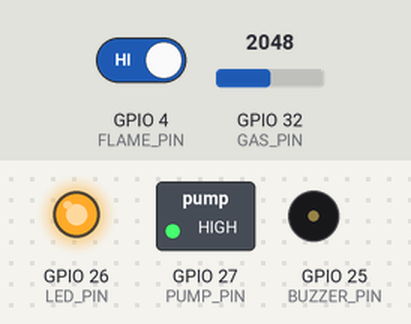
The sketch below on a simulated ESP32. Shown: switched loads named in the sketch (green lamp = pin HIGH), output pins drawn as LEDs (lit = HIGH), buzzer (waves = sounding, pin HIGH). Inputs (shaded band) come from the test bench; at power-on: GPIO 32 (GAS_PIN) = 2048, GPIO 4 (FLAME_PIN) HIGH. WiFi joins after 1.5 s; servers stay silent unless stated; EEPROM starts erased; what the sketch prints to the serial monitor is not drawn.

Above: at 5.9 s.
6.0 s: GPIO 32 (GAS_PIN) set to 2620
8.7 s: GPIO 32 (GAS_PIN) set to 2678
At 11.0 s:
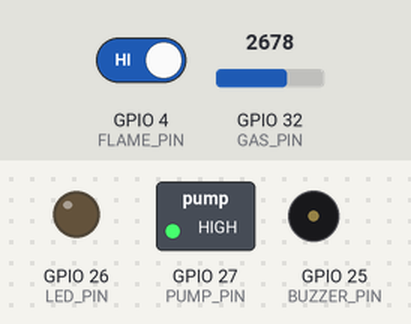
11.7 s: GPIO 4 (FLAME_PIN) driven LOW
At 12.8 s:
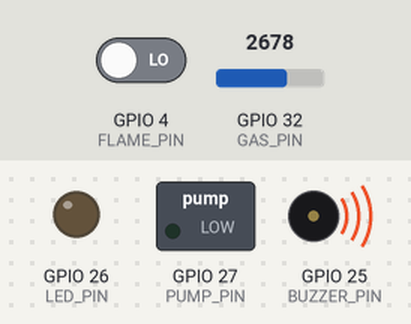
13.5 s: GPIO 4 (FLAME_PIN) driven HIGH
At 13.79 s:
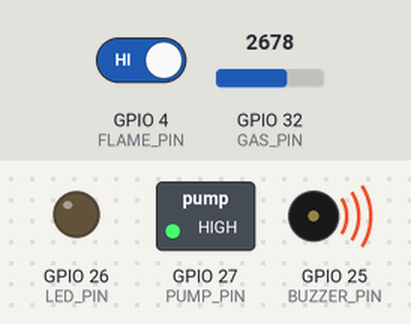
16.5 s: GPIO 32 (GAS_PIN) set to 2047
At 16.9 s:
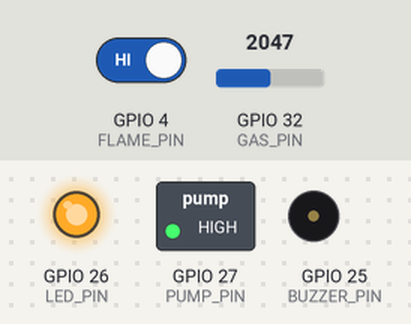
Timing chart, 0 to 19.0 s (numbered marks = the images above; inputs shaded):
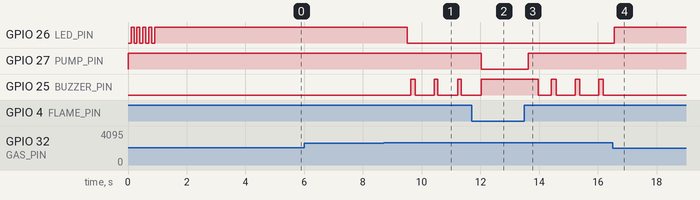

Measured:
- the behaviour switches between 2647 and 2648 on GPIO 32 (GAS_PIN) (found by bisection; images 0 and 1)
- after the input at 6.0 s, every drawn part: stays the same
- after the input at 8.7 s, GPIO 26 (LED_PIN): HIGH → LOW after 0.80 s; GPIO 25 (BUZZER_PIN): alternates HIGH for 0.12 s and LOW for 0.66 s, starting after 0.93 s
- after the input at 11.7 s, GPIO 27 (PUMP_PIN): HIGH → LOW after 0.34 s; GPIO 25 (BUZZER_PIN): goes on until 12.0 s, then stays HIGH
- after the input at 13.5 s, GPIO 27 (PUMP_PIN): LOW → HIGH after 0.13 s; GPIO 25 (BUZZER_PIN): HIGH → LOW after 0.47 s, then repeats every 0.81 s: HIGH 0.16 s, LOW 0.65 s
- after the input at 16.5 s, GPIO 26 (LED_PIN): LOW → HIGH after 0.05 s; GPIO 25 (BUZZER_PIN): stops changing and stays LOW

The sketch:

esp32_firmware.ino
```cpp
/*********************************************************
 Fireguard AI / Suraksha Kavach
 ESP32 Firmware v4.2 – LOGGING EDITION

 Features:
 - Real-time Dashboard Sync (liveData)
 - Historical Event Logging (logs collection)
 - EEPROM Calibration Saving
 - Watchdog Safety
**********************************************************/

#include <WiFi.h>
#include <Firebase_ESP_Client.h>
#include <ArduinoOTA.h>
#include <esp_task_wdt.h>
#include <EEPROM.h>
#include "addons/TokenHelper.h"

/* ================= CONFIGURATION ================= */

// WiFi
#define WIFI_SSID     "DALAL_4G"
#define WIFI_PASS     "shri7878"

// Firebase
#define API_KEY       "AIzaSyCycBjiRYqj6uzzgmba6MbP1zaAfswup9U"
#define PROJECT_ID    "fireguard-ai"
#define USER_EMAIL    "radha@gmail.com"
#define USER_PASS     "radha123"
#define DEVICE_ID     "VAYUSHURAKSHA_01"

// Pins
#define GAS_PIN       32
#define FLAME_PIN     4
#define BUZZER_PIN    25
#define LED_PIN       26
#define PUMP_PIN      27

// System Settings
#define WDT_TIMEOUT   25     // Seconds
#define EEPROM_SIZE   32
#define GAS_SAMPLES   40
#define FLAME_WINDOW  12

// Alarm Thresholds
#define GAS_WARN      30
#define GAS_CRIT      55

// Timing
#define CLOUD_INT     3000   // Live update interval
#define WIFI_RETRY    10000

/* ================= GLOBAL VARIABLES ================= */

FirebaseData fbdo;
FirebaseAuth auth;
FirebaseConfig config;

// Sensors
int gasBuf[GAS_SAMPLES];
int gasPos = 0;
long gasSum = 0;
int gasBase = 0;
int flameScore = 0;

// State Tracking
bool alarmActive = false;
bool lastAlarmState = false;
unsigned long lastCloud = 0;
unsigned long lastWifi = 0;

/* ================= SETUP ================= */

void setup() {
  Serial.begin(115200);
  Serial.println("\n=== FIREGUARD v4.2 (LOGGING) BOOT ===");

  // Pin Modes
  pinMode(GAS_PIN, INPUT);
  pinMode(FLAME_PIN, INPUT);
  pinMode(BUZZER_PIN, OUTPUT);
  pinMode(LED_PIN, OUTPUT);
  pinMode(PUMP_PIN, OUTPUT);

  // Safe Start
  digitalWrite(BUZZER_PIN, LOW);
  digitalWrite(LED_PIN, HIGH);
  digitalWrite(PUMP_PIN, HIGH); // Relay OFF

  // Safety Watchdog
  esp_task_wdt_init(WDT_TIMEOUT, true);
  esp_task_wdt_add(NULL);

  // Calibration Memory
  EEPROM.begin(EEPROM_SIZE);

  // 1. Quick Sensor Fill
  for(int i=0; i<GAS_SAMPLES; i++) {
    gasBuf[i] = analogRead(GAS_PIN);
    gasSum += gasBuf[i];
  }

  // 2. Load or Calibrate
  if (!loadBaseline()) {
     Serial.println("Calibrating Sensor (First Run)...");
     blinkLED(10);
     calibrateGas();
  }

  // 3. Connect Network
  connectWiFi();
  initFirebase();
  initOTA();

  // 4. Log Boot Event
  logToHistory("SYSTEM", "Device Restarted", 0);
}

/* ================= MAIN LOOP ================= */

void loop() {
  esp_task_wdt_reset();
  ArduinoOTA.handle();
  maintainWiFi();

  // 1. Read Sensors
  int gas = readGas();
  bool flame = readFlame();
  int gasPct = calcGas(gas);

  // 2. Check Danger
  bool warn = gasPct >= GAS_WARN;
  bool crit = gasPct >= GAS_CRIT;
  bool danger = crit || flame;

  // 3. Control Hardware
  controlActuators(danger, warn);

  // 4. Cloud Logic
  unsigned long now = millis();

  // A. EVENT LOGGING (Immediate on Change)
  if (danger != lastAlarmState) {
    if (danger) {
        String cause = flame ? "FIRE DETECTED" : "GAS LEAK";
        logToHistory("CRITICAL", cause, gasPct);
    } else {
        logToHistory("INFO", "Alarm Cleared - Safe", gasPct);
    }
    lastAlarmState = danger;

    // Force immediate live update too
    syncLiveData(gasPct, flame, danger);
    lastCloud = now;
  }

  // B. HEARTBEAT (Every few seconds)
  else if (now - lastCloud > CLOUD_INT) {
    syncLiveData(gasPct, flame, danger);
    lastCloud = now;
  }

  delay(40);
}

/* ================= LOGGING FUNCTION (NEW) ================= */

void logToHistory(String type, String msg, int gasVal) {
  if (WiFi.status() != WL_CONNECTED || !Firebase.ready()) return;

  FirebaseJson json;
  json.set("fields/device_id/stringValue", DEVICE_ID);
  json.set("fields/type/stringValue", type);       // "CRITICAL", "INFO", "SYSTEM"
  json.set("fields/message/stringValue", msg);     // Description
  json.set("fields/gas_level/integerValue", gasVal);
  json.set("fields/uptime_sec/integerValue", millis()/1000);

  // Create a Timestamp for creation time
  // Note: Firestore automatically adds a "createTime" metadata field,
  // but we add a local server timestamp placeholder for easier sorting if needed.
  json.set("fields/timestamp/timestampValue", "SERVER_TIMESTAMP");

  Serial.print("[LOG] Writing to history... ");

  // We use createDocument (POST) to make a NEW entry every time
  // Collection: "logs"
  if (Firebase.Firestore.createDocument(&fbdo, PROJECT_ID, "" /* default db */, "logs", json.raw())) {
      Serial.println("OK");
  } else {
      Serial.printf("FAIL: %s\n", fbdo.errorReason().c_str());
  }
}

/* ================= LIVE DATA SYNC ================= */

void syncLiveData(int gas, bool flame, bool danger) {
  if (WiFi.status() != WL_CONNECTED || !Firebase.ready()) return;

  FirebaseJson json;
  String status = "SAFE";
  if (flame) status = "FIRE";
  else if (danger) status = "GAS_CRITICAL";
  else if (gas >= GAS_WARN) status = "WARNING";

  json.set("fields/gas/integerValue", gas);
  json.set("fields/flame/booleanValue", flame);
  json.set("fields/danger/booleanValue", danger);
  json.set("fields/status/stringValue", status);
  json.set("fields/uptime/integerValue", millis()/1000);

  // Path: liveData/DEVICE_ID
  String path = "liveData/" + String(DEVICE_ID);

  // We use patchDocument (PATCH) to update the SAME entry
  if (!Firebase.Firestore.patchDocument(&fbdo, PROJECT_ID, "", path.c_str(), json.raw(), "gas,flame,danger,status,uptime")) {
     Serial.print("."); // Fail silently to not clog serial
  }
}

/* ================= SENSORS & ACTUATORS ================= */

void calibrateGas() {
  Serial.println("Calibrating...");
  long calSum = 0;
  for (int i = 0; i < GAS_SAMPLES; i++) {
    calSum += analogRead(GAS_PIN);
    delay(50);
    esp_task_wdt_reset();
  }
  gasBase = calSum / GAS_SAMPLES;
  EEPROM.put(0, gasBase);
  EEPROM.commit();
  Serial.printf("Baseline Saved: %d\n", gasBase);
}

int readGas() {
  gasSum -= gasBuf[gasPos];
  gasBuf[gasPos] = analogRead(GAS_PIN);
  gasSum += gasBuf[gasPos];
  gasPos = (gasPos + 1) % GAS_SAMPLES;
  return gasSum / GAS_SAMPLES;
}

int calcGas(int v) {
  int d = v - gasBase;
  if (d < 0) d = 0;
  int pct = map(d, 0, 2000, 0, 100);
  if (pct > 100) pct = 100;
  return pct;
}

bool readFlame() {
  bool r = digitalRead(FLAME_PIN) == LOW;
  flameScore += r ? 1 : -1;
  flameScore = constrain(flameScore, 0, FLAME_WINDOW);
  return flameScore >= (FLAME_WINDOW * 0.75);
}

void controlActuators(bool danger, bool warn) {
  if (danger) {
    digitalWrite(BUZZER_PIN, HIGH);
    digitalWrite(PUMP_PIN, LOW); // ON
    digitalWrite(LED_PIN, LOW);
    alarmActive = true;
  }
  else if (warn) {
    digitalWrite(BUZZER_PIN, millis() % 800 < 150);
    digitalWrite(PUMP_PIN, HIGH); // OFF
    digitalWrite(LED_PIN, LOW);
    alarmActive = false;
  }
  else {
    digitalWrite(BUZZER_PIN, LOW);
    digitalWrite(PUMP_PIN, HIGH); // OFF
    digitalWrite(LED_PIN, HIGH);
    alarmActive = false;
  }
}

/* ================= HELPERS ================= */

void connectWiFi() {
  WiFi.begin(WIFI_SSID, WIFI_PASS);
  Serial.print("WiFi");
  int tries = 0;
  while (WiFi.status() != WL_CONNECTED && tries < 20) {
    delay(400); Serial.print("."); tries++;
  }
  Serial.println(WiFi.status() == WL_CONNECTED ? " OK" : " FAIL");
}

void maintainWiFi() {
  if (WiFi.status() != WL_CONNECTED && millis() - lastWifi > WIFI_RETRY) {
    lastWifi = millis();
    WiFi.disconnect();
    WiFi.reconnect();
  }
}

void initFirebase() {
  config.api_key = API_KEY;
  auth.user.email = USER_EMAIL;
  auth.user.password = USER_PASS;
  config.token_status_callback = tokenStatusCallback;
  Firebase.begin(&config, &auth);
  Firebase.reconnectWiFi(true);
}

bool loadBaseline() {
  int v;
  EEPROM.get(0, v);
  if (v > 100 && v < 4095) {
    gasBase = v;
    Serial.printf("Restored Baseline: %d\n", gasBase);
    return true;
  }
  return false;
}

void blinkLED(int times) {
  for(int i=0; i<times; i++) {
    digitalWrite(LED_PIN, !digitalRead(LED_PIN));
    delay(100);
    esp_task_wdt_reset();
  }
}

void initOTA() {
  ArduinoOTA.setHostname("Fireguard-ESP32");
  ArduinoOTA.begin();
}
```
